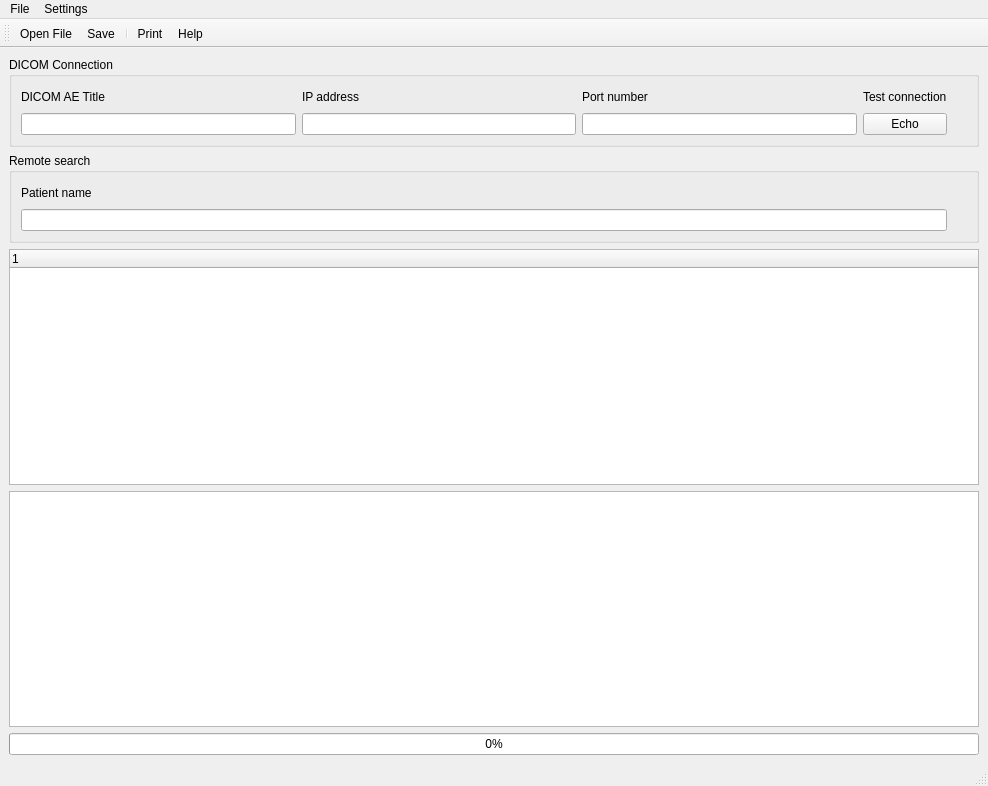
<?xml version="1.0" encoding="UTF-8"?>
<ui version="4.0">
 <class>SimpleView</class>
 <widget class="QMainWindow" name="SimpleView">
  <property name="geometry">
   <rect>
    <x>0</x>
    <y>0</y>
    <width>988</width>
    <height>786</height>
   </rect>
  </property>
  <property name="windowTitle">
   <string>SimpleView</string>
  </property>
  <property name="windowIcon">
   <iconset resource="Icons/icons.qrc">
    <normaloff>:/Icons/help.png</normaloff>:/Icons/help.png</iconset>
  </property>
  <property name="iconSize">
   <size>
    <width>22</width>
    <height>22</height>
   </size>
  </property>
  <widget class="QWidget" name="centralwidget">
   <layout class="QGridLayout" name="gridLayout_2">
    <item row="0" column="0">
     <widget class="QGroupBox" name="settingsGroupBox">
      <property name="minimumSize">
       <size>
        <width>0</width>
        <height>90</height>
       </size>
      </property>
      <property name="maximumSize">
       <size>
        <width>16777215</width>
        <height>90</height>
       </size>
      </property>
      <property name="title">
       <string>DICOM Connection</string>
      </property>
      <layout class="QGridLayout" name="gridLayout_3">
       <item row="0" column="0">
        <layout class="QVBoxLayout" name="verticalLayout_2">
         <item>
          <widget class="QLabel" name="label_2">
           <property name="text">
            <string>DICOM AE Title</string>
           </property>
          </widget>
         </item>
         <item>
          <widget class="QLineEdit" name="peerTitleEdit">
           <property name="text">
            <string/>
           </property>
          </widget>
         </item>
        </layout>
       </item>
       <item row="0" column="1">
        <layout class="QVBoxLayout" name="verticalLayout_3">
         <item>
          <widget class="QLabel" name="label_3">
           <property name="text">
            <string>IP address</string>
           </property>
          </widget>
         </item>
         <item>
          <widget class="QLineEdit" name="peerIPEdit">
           <property name="text">
            <string/>
           </property>
          </widget>
         </item>
        </layout>
       </item>
       <item row="0" column="2">
        <layout class="QVBoxLayout" name="verticalLayout_4">
         <item>
          <widget class="QLabel" name="label_4">
           <property name="text">
            <string>Port number</string>
           </property>
          </widget>
         </item>
         <item>
          <widget class="QLineEdit" name="peerPortEdit">
           <property name="text">
            <string/>
           </property>
          </widget>
         </item>
        </layout>
       </item>
       <item row="0" column="3">
        <layout class="QVBoxLayout" name="verticalLayout_5">
         <item>
          <widget class="QLabel" name="label_5">
           <property name="text">
            <string>Test connection</string>
           </property>
          </widget>
         </item>
         <item>
          <widget class="QPushButton" name="echoButton">
           <property name="text">
            <string>Echo</string>
           </property>
          </widget>
         </item>
        </layout>
       </item>
       <item row="0" column="4">
        <spacer name="verticalSpacer_2">
         <property name="orientation">
          <enum>Qt::Vertical</enum>
         </property>
         <property name="sizeHint" stdset="0">
          <size>
           <width>20</width>
           <height>52</height>
          </size>
         </property>
        </spacer>
       </item>
      </layout>
     </widget>
    </item>
    <item row="1" column="0">
     <widget class="QGroupBox" name="searchGroupBox">
      <property name="maximumSize">
       <size>
        <width>16777215</width>
        <height>90</height>
       </size>
      </property>
      <property name="title">
       <string>Remote search</string>
      </property>
      <layout class="QGridLayout" name="gridLayout">
       <item row="0" column="0">
        <layout class="QVBoxLayout" name="verticalLayout">
         <item>
          <widget class="QLabel" name="label">
           <property name="text">
            <string>Patient name</string>
           </property>
          </widget>
         </item>
         <item>
          <widget class="QLineEdit" name="searchField">
           <property name="text">
            <string/>
           </property>
          </widget>
         </item>
        </layout>
       </item>
       <item row="0" column="1">
        <spacer name="verticalSpacer">
         <property name="orientation">
          <enum>Qt::Vertical</enum>
         </property>
         <property name="sizeHint" stdset="0">
          <size>
           <width>20</width>
           <height>52</height>
          </size>
         </property>
        </spacer>
       </item>
      </layout>
     </widget>
    </item>
    <item row="2" column="0">
     <widget class="QTreeWidget" name="treeWidget">
      <column>
       <property name="text">
        <string notr="true">1</string>
       </property>
      </column>
     </widget>
    </item>
    <item row="3" column="0">
     <widget class="QTextEdit" name="logWindow">
      <property name="readOnly">
       <bool>true</bool>
      </property>
     </widget>
    </item>
    <item row="4" column="0">
     <widget class="QProgressBar" name="progressBar">
      <property name="value">
       <number>0</number>
      </property>
     </widget>
    </item>
   </layout>
  </widget>
  <widget class="QMenuBar" name="menubar">
   <property name="geometry">
    <rect>
     <x>0</x>
     <y>0</y>
     <width>988</width>
     <height>18</height>
    </rect>
   </property>
   <widget class="QMenu" name="menuFile">
    <property name="title">
     <string>File</string>
    </property>
    <addaction name="actionOpenFile"/>
    <addaction name="actionSave"/>
    <addaction name="separator"/>
    <addaction name="actionPrint"/>
    <addaction name="actionHelp"/>
    <addaction name="actionExit"/>
   </widget>
   <widget class="QMenu" name="menuSettings">
    <property name="title">
     <string>Settings</string>
    </property>
    <addaction name="actionSet_up_DICOM_connection"/>
   </widget>
   <addaction name="menuFile"/>
   <addaction name="menuSettings"/>
  </widget>
  <widget class="QStatusBar" name="statusbar"/>
  <widget class="QToolBar" name="toolBar">
   <property name="orientation">
    <enum>Qt::Horizontal</enum>
   </property>
   <property name="iconSize">
    <size>
     <width>22</width>
     <height>22</height>
    </size>
   </property>
   <attribute name="toolBarArea">
    <enum>TopToolBarArea</enum>
   </attribute>
   <attribute name="toolBarBreak">
    <bool>false</bool>
   </attribute>
   <addaction name="actionOpenFile"/>
   <addaction name="actionSave"/>
   <addaction name="separator"/>
   <addaction name="actionPrint"/>
   <addaction name="actionHelp"/>
  </widget>
  <action name="actionOpenFile">
   <property name="enabled">
    <bool>true</bool>
   </property>
   <property name="icon">
    <iconset resource="Icons/icons.qrc">
     <normaloff>:/Icons/fileopen.png</normaloff>:/Icons/fileopen.png</iconset>
   </property>
   <property name="text">
    <string>Open File...</string>
   </property>
  </action>
  <action name="actionExit">
   <property name="icon">
    <iconset>
     <normaloff/>
    </iconset>
   </property>
   <property name="text">
    <string>Exit</string>
   </property>
  </action>
  <action name="actionPrint">
   <property name="icon">
    <iconset resource="Icons/icons.qrc">
     <normaloff>:/Icons/print.png</normaloff>:/Icons/print.png</iconset>
   </property>
   <property name="text">
    <string>Print</string>
   </property>
  </action>
  <action name="actionHelp">
   <property name="icon">
    <iconset resource="Icons/icons.qrc">
     <normaloff>:/Icons/help.png</normaloff>:/Icons/help.png</iconset>
   </property>
   <property name="text">
    <string>Help</string>
   </property>
  </action>
  <action name="actionSave">
   <property name="icon">
    <iconset resource="Icons/icons.qrc">
     <normaloff>:/Icons/filesave.png</normaloff>:/Icons/filesave.png</iconset>
   </property>
   <property name="text">
    <string>Save</string>
   </property>
  </action>
  <action name="actionSet_up_DICOM_connection">
   <property name="text">
    <string>Set up DICOM connection</string>
   </property>
  </action>
 </widget>
 <resources>
  <include location="Icons/icons.qrc"/>
 </resources>
 <connections/>
</ui>
